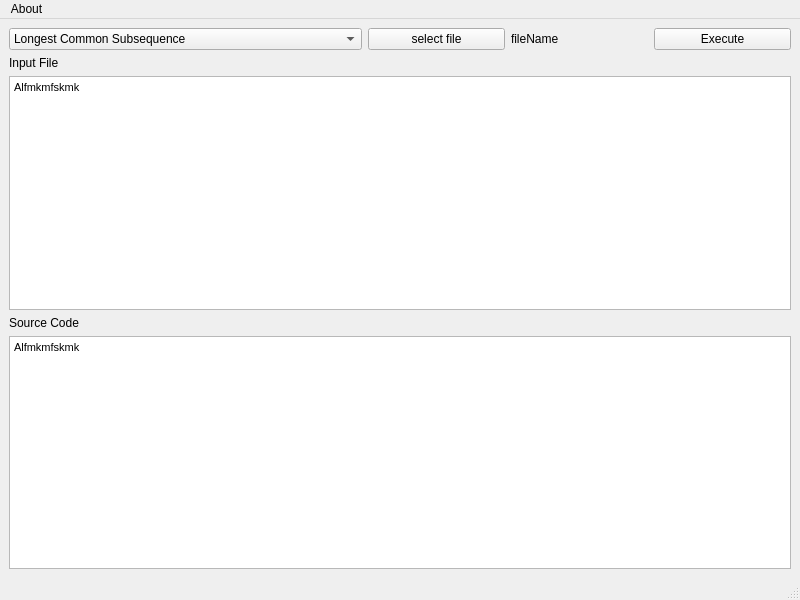
<?xml version="1.0" encoding="UTF-8"?>
<ui version="4.0">
 <class>MainWindow</class>
 <widget class="QMainWindow" name="MainWindow">
  <property name="geometry">
   <rect>
    <x>0</x>
    <y>0</y>
    <width>800</width>
    <height>600</height>
   </rect>
  </property>
  <property name="windowTitle">
   <string>MainWindow</string>
  </property>
  <widget class="QWidget" name="centralwidget">
   <layout class="QGridLayout" name="gridLayout">
    <item row="0" column="0" colspan="2">
     <widget class="QComboBox" name="dynamicAlgos">
      <item>
       <property name="text">
        <string>Longest Common Subsequence</string>
       </property>
      </item>
      <item>
       <property name="text">
        <string>Shortest Common Supersequence</string>
       </property>
      </item>
      <item>
       <property name="text">
        <string>Levenshtein Distance (edit-distance)</string>
       </property>
      </item>
      <item>
       <property name="text">
        <string>Longest Increasing Subsequence</string>
       </property>
      </item>
      <item>
       <property name="text">
        <string>Matrix Chain Multiplication (Order finding /paranthesization)</string>
       </property>
      </item>
      <item>
       <property name="text">
        <string>0-1-knapsack-problem</string>
       </property>
      </item>
      <item>
       <property name="text">
        <string>Partition-problem</string>
       </property>
      </item>
      <item>
       <property name="text">
        <string>Rod Cutting Problem</string>
       </property>
      </item>
      <item>
       <property name="text">
        <string>Coin-change-making-problem</string>
       </property>
      </item>
      <item>
       <property name="text">
        <string>Word Break Problem</string>
       </property>
      </item>
     </widget>
    </item>
    <item row="3" column="0">
     <widget class="QLabel" name="sourceCodeLable">
      <property name="text">
       <string>Source Code</string>
      </property>
     </widget>
    </item>
    <item row="0" column="2">
     <widget class="QPushButton" name="selectfile">
      <property name="text">
       <string>select file</string>
      </property>
     </widget>
    </item>
    <item row="0" column="3">
     <widget class="QLabel" name="selectedFileName">
      <property name="text">
       <string>fileName</string>
      </property>
     </widget>
    </item>
    <item row="4" column="0" colspan="5">
     <widget class="QTextEdit" name="sorceCodeBox">
      <property name="html">
       <string>&lt;!DOCTYPE HTML PUBLIC &quot;-//W3C//DTD HTML 4.0//EN&quot; &quot;http://www.w3.org/TR/REC-html40/strict.dtd&quot;&gt;
&lt;html&gt;&lt;head&gt;&lt;meta name=&quot;qrichtext&quot; content=&quot;1&quot; /&gt;&lt;style type=&quot;text/css&quot;&gt;
p, li { white-space: pre-wrap; }
&lt;/style&gt;&lt;/head&gt;&lt;body style=&quot; font-family:'MS Shell Dlg 2'; font-size:8pt; font-weight:400; font-style:normal;&quot;&gt;
&lt;p style=&quot; margin-top:0px; margin-bottom:0px; margin-left:0px; margin-right:0px; -qt-block-indent:0; text-indent:0px;&quot;&gt;Alfmkmfskmk&lt;/p&gt;&lt;/body&gt;&lt;/html&gt;</string>
      </property>
     </widget>
    </item>
    <item row="2" column="0" colspan="5">
     <widget class="QTextEdit" name="inputFileBox">
      <property name="html">
       <string>&lt;!DOCTYPE HTML PUBLIC &quot;-//W3C//DTD HTML 4.0//EN&quot; &quot;http://www.w3.org/TR/REC-html40/strict.dtd&quot;&gt;
&lt;html&gt;&lt;head&gt;&lt;meta name=&quot;qrichtext&quot; content=&quot;1&quot; /&gt;&lt;style type=&quot;text/css&quot;&gt;
p, li { white-space: pre-wrap; }
&lt;/style&gt;&lt;/head&gt;&lt;body style=&quot; font-family:'MS Shell Dlg 2'; font-size:8pt; font-weight:400; font-style:normal;&quot;&gt;
&lt;p style=&quot; margin-top:0px; margin-bottom:0px; margin-left:0px; margin-right:0px; -qt-block-indent:0; text-indent:0px;&quot;&gt;Alfmkmfskmk&lt;/p&gt;&lt;/body&gt;&lt;/html&gt;</string>
      </property>
     </widget>
    </item>
    <item row="1" column="0">
     <widget class="QLabel" name="inputFileLable">
      <property name="text">
       <string>Input File</string>
      </property>
     </widget>
    </item>
    <item row="0" column="4">
     <widget class="QPushButton" name="Execute">
      <property name="text">
       <string>Execute</string>
      </property>
     </widget>
    </item>
   </layout>
  </widget>
  <widget class="QMenuBar" name="menubar">
   <property name="geometry">
    <rect>
     <x>0</x>
     <y>0</y>
     <width>800</width>
     <height>22</height>
    </rect>
   </property>
   <widget class="QMenu" name="menuAbout">
    <property name="title">
     <string>About</string>
    </property>
    <widget class="QMenu" name="menuDevelopers">
     <property name="title">
      <string>Developers</string>
     </property>
     <addaction name="actionMuhammadUsama"/>
     <addaction name="actionAbdul_Musawwir"/>
    </widget>
    <addaction name="separator"/>
    <addaction name="menuDevelopers"/>
   </widget>
   <addaction name="menuAbout"/>
  </widget>
  <widget class="QStatusBar" name="statusbar"/>
  <action name="actionMuhammadUsama">
   <property name="text">
    <string>Muhammad Usama K180154</string>
   </property>
  </action>
  <action name="actionAbdul_Musawwir">
   <property name="text">
    <string>Abdul Musawwir</string>
   </property>
  </action>
 </widget>
 <resources/>
 <connections/>
</ui>
